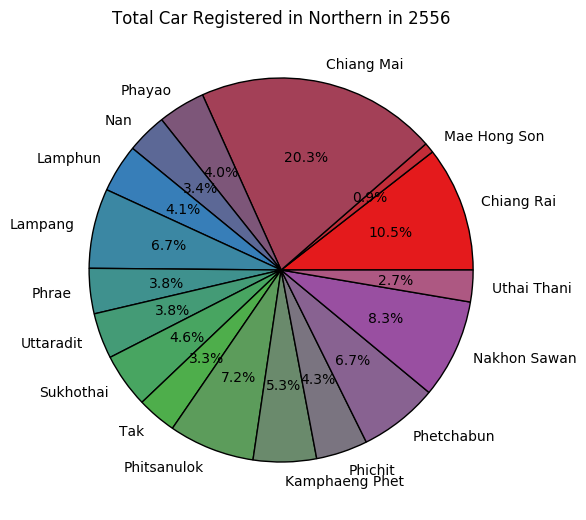

This chart was generated by the following Python code:
"""
Pie chart by the total registering cars.
"""
from pylab import *
from matplotlib import cm
def total_north_pie_chart():
    # make a square figure and axes
    figure(1, figsize=(6,6))
    ax = axes([0.1, 0.1, 0.8, 0.8])
    # The slices will be ordered and plotted counter-clockwise.
    labels = 'Chiang Rai', 'Mae Hong Son', 'Chiang Mai', 'Phayao', 'Nan', 'Lamphun', 'Lampang', 'Phrae', 'Uttaradit', 'Sukhothai', 'Tak', 'Phitsanulok', 'Kamphaeng Phet', 'Phichit', 'Phetchabun', 'Nakhon Sawan', 'Uthai Thani'
    fracs = [700936, 57536, 1349910, 264432, 225384, 269853, 446759, 253485, 255755, 304531, 221147, 480971, 353195, 288931, 443819, 554211, 177562]
    cs=cm.Set1(np.arange(40)/40.)
    pie(fracs, labels=labels, autopct='%1.1f%%', shadow=False, startangle=90, colors=cs)
    title('Total Car Registered in Northern in 2556')
    show()
total_north_pie_chart()
